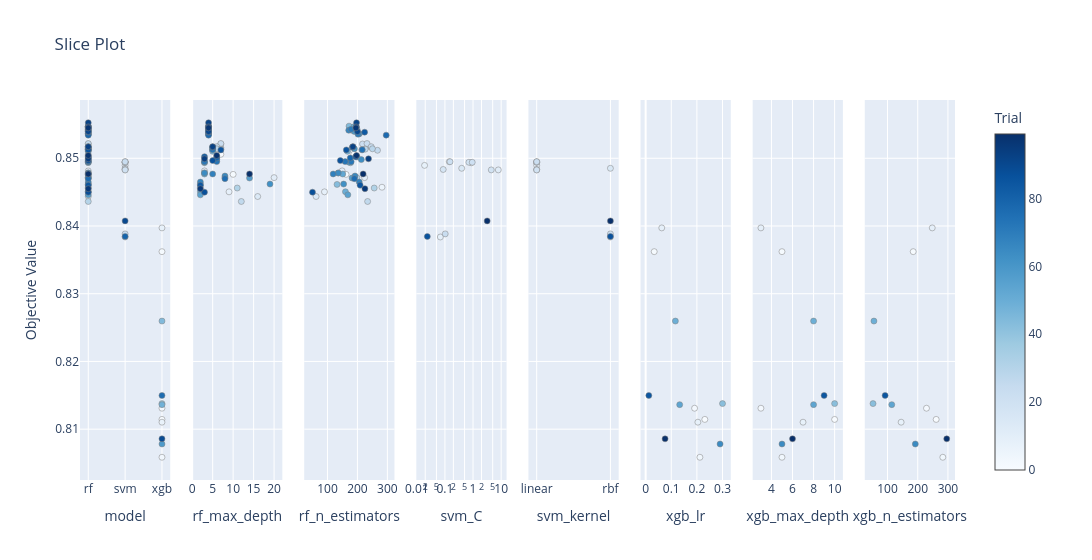

This figure's notebook cell:
### Code cell
# 3. Slice Plot
plot_slice(study).show()

### Figure 1 — Plotly figure (JSON) as saved in the notebook; plotly's stock layout.template omitted (floating-point values rounded to 4 significant figures)
{"data": [{"marker": {"color": [0, 1, 2, 3, 4, 5, 6, 7, 8, 9, 10, 11, 12, 13, 14, 15, 16, 17, 18, 19, 20, 21, 22, 23, 24, 25, 26, 27, 28, 29, 30, 31, 32, 33, 34, 35, 36, 37, 38, 39, 40, 41, 42, 43, 44, 45, 46, 47, 48, 49, 50, 51, 52, 53, 54, 55, 56, 57, 58, 59, 60, 61, 62, 63, 64, 65, 66, 67, 68, 69, 70, 71, 72, 73, 74, 75, 76, 77, 78, 79, 80, 81, 82, 83, 84, 85, 86, 87, 88, 89, 90, 91, 92, 93, 94, 95, 96, 97, 98, 99], "colorbar": {"title": {"text": "Trial"}, "x": 1, "xpad": 40}, "colorscale": [[0, "rgb(247,251,255)"], [0.125, "rgb(222,235,247)"], [0.25, "rgb(198,219,239)"], [0.375, "rgb(158,202,225)"], [0.5, "rgb(107,174,214)"], [0.625, "rgb(66,146,198)"], [0.75, "rgb(33,113,181)"], [0.875, "rgb(8,81,156)"], [1, "rgb(8,48,107)"]], "line": {"color": "Grey", "width": 0.5}, "showscale": true}, "mode": "markers", "name": "Feasible Trial", "showlegend": false, "type": "scatter", "x": ["xgb", "xgb", "xgb", "xgb", "svm", "rf", "rf", "xgb", "xgb", "svm", "rf", "svm", "svm", "rf", "svm", "rf", "rf", "svm", "rf", "svm", "svm", "svm", "svm", "svm", "svm", "rf", "rf", "rf", "rf", "rf", "rf", "rf", "rf", "rf", "rf", "rf", "rf", "rf", "xgb", "rf", "rf", "rf", "rf", "rf", "xgb", "rf", "rf", "rf", "xgb", "rf", "rf", "rf", "rf", "rf", "rf", "rf", "rf", "rf", "xgb", "rf", "rf", "rf", "rf", "rf", "rf", "rf", "rf", "rf", "rf", "rf", "rf", "rf", "rf", "rf", "rf", "rf", "xgb", "rf", "rf", "svm", "rf", "rf", "rf", "rf", "rf", "rf", "rf", "rf", "rf", "xgb", "svm", "rf", "rf", "rf", "rf", "rf", "rf", "rf", "rf", "rf"], "xaxis": "x", "y": [0.8114, 0.8362, 0.8131, 0.8059, 0.8493, 0.8506, 0.8476, 0.811, 0.8397, 0.8495, 0.8457, 0.849, 0.8384, 0.845, 0.8483, 0.8471, 0.8481, 0.8485, 0.8444, 0.8483, 0.8483, 0.8494, 0.8494, 0.8495, 0.8388, 0.8516, 0.8521, 0.8522, 0.8517, 0.8512, 0.8436, 0.8513, 0.8514, 0.8471, 0.8513, 0.8456, 0.8536, 0.8544, 0.8138, 0.8545, 0.8478, 0.8541, 0.8493, 0.8546, 0.826, 0.8546, 0.8461, 0.8547, 0.8136, 0.851, 0.8542, 0.8546, 0.8451, 0.8546, 0.8517, 0.8477, 0.8502, 0.8446, 0.8078, 0.8471, 0.8536, 0.8539, 0.8494, 0.8514, 0.8462, 0.8498, 0.8478, 0.8474, 0.8541, 0.8465, 0.8477, 0.8536, 0.8543, 0.8495, 0.8495, 0.8513, 0.815, 0.847, 0.8534, 0.8385, 0.85, 0.8545, 0.8502, 0.8516, 0.8539, 0.846, 0.8512, 0.8497, 0.845, 0.8086, 0.8408, 0.8539, 0.8552, 0.8517, 0.8499, 0.8546, 0.8455, 0.8545, 0.8504, 0.8477], "yaxis": "y"}, {"marker": {"color": [5, 6, 10, 13, 15, 16, 18, 25, 26, 27, 28, 29, 30, 31, 32, 33, 34, 35, 36, 37, 39, 40, 41, 42, 43, 45, 46, 47, 49, 50, 51, 52, 53, 54, 55, 56, 57, 59, 60, 61, 62, 63, 64, 65, 66, 67, 68, 69, 70, 71, 72, 73, 74, 75, 77, 78, 80, 81, 82, 83, 84, 85, 86, 87, 88, 91, 92, 93, 94, 95, 96, 97, 98, 99], "colorbar": {"title": {"text": "Trial"}, "x": 1, "xpad": 40}, "colorscale": [[0, "rgb(247,251,255)"], [0.125, "rgb(222,235,247)"], [0.25, "rgb(198,219,239)"], [0.375, "rgb(158,202,225)"], [0.5, "rgb(107,174,214)"], [0.625, "rgb(66,146,198)"], [0.75, "rgb(33,113,181)"], [0.875, "rgb(8,81,156)"], [1, "rgb(8,48,107)"]], "line": {"color": "Grey", "width": 0.5}, "showscale": false}, "mode": "markers", "name": "Feasible Trial", "showlegend": false, "type": "scatter", "x": [7, 10, 2, 9, 20, 3, 16, 7, 7, 7, 6, 5, 12, 7, 6, 8, 5, 11, 4, 4, 4, 3, 4, 3, 4, 4, 2, 4, 5, 4, 4, 2, 4, 5, 3, 6, 2, 14, 4, 4, 3, 5, 19, 6, 3, 8, 4, 2, 5, 4, 4, 3, 6, 5, 8, 4, 6, 4, 3, 5, 4, 2, 7, 5, 3, 4, 4, 5, 3, 4, 2, 4, 6, 14], "xaxis": "x2", "y": [0.8506, 0.8476, 0.8457, 0.845, 0.8471, 0.8481, 0.8444, 0.8516, 0.8521, 0.8522, 0.8517, 0.8512, 0.8436, 0.8513, 0.8514, 0.8471, 0.8513, 0.8456, 0.8536, 0.8544, 0.8545, 0.8478, 0.8541, 0.8493, 0.8546, 0.8546, 0.8461, 0.8547, 0.851, 0.8542, 0.8546, 0.8451, 0.8546, 0.8517, 0.8477, 0.8502, 0.8446, 0.8471, 0.8536, 0.8539, 0.8494, 0.8514, 0.8462, 0.8498, 0.8478, 0.8474, 0.8541, 0.8465, 0.8477, 0.8536, 0.8543, 0.8495, 0.8495, 0.8513, 0.847, 0.8534, 0.85, 0.8545, 0.8502, 0.8516, 0.8539, 0.846, 0.8512, 0.8497, 0.845, 0.8539, 0.8552, 0.8517, 0.8499, 0.8546, 0.8455, 0.8545, 0.8504, 0.8477], "yaxis": "y2"}, {"marker": {"color": [5, 6, 10, 13, 15, 16, 18, 25, 26, 27, 28, 29, 30, 31, 32, 33, 34, 35, 36, 37, 39, 40, 41, 42, 43, 45, 46, 47, 49, 50, 51, 52, 53, 54, 55, 56, 57, 59, 60, 61, 62, 63, 64, 65, 66, 67, 68, 69, 70, 71, 72, 73, 74, 75, 77, 78, 80, 81, 82, 83, 84, 85, 86, 87, 88, 91, 92, 93, 94, 95, 96, 97, 98, 99], "colorbar": {"title": {"text": "Trial"}, "x": 1, "xpad": 40}, "colorscale": [[0, "rgb(247,251,255)"], [0.125, "rgb(222,235,247)"], [0.25, "rgb(198,219,239)"], [0.375, "rgb(158,202,225)"], [0.5, "rgb(107,174,214)"], [0.625, "rgb(66,146,198)"], [0.75, "rgb(33,113,181)"], [0.875, "rgb(8,81,156)"], [1, "rgb(8,48,107)"]], "line": {"color": "Grey", "width": 0.5}, "showscale": false}, "mode": "markers", "name": "Feasible Trial", "showlegend": false, "type": "scatter", "x": [188, 162, 282, 90, 224, 149, 62, 228, 217, 232, 246, 267, 234, 226, 250, 198, 215, 256, 206, 189, 177, 136, 182, 177, 196, 196, 132, 172, 167, 199, 193, 160, 188, 185, 151, 199, 168, 182, 206, 190, 172, 190, 154, 213, 136, 192, 171, 206, 119, 202, 179, 179, 159, 216, 190, 296, 176, 195, 194, 183, 224, 209, 163, 143, 50, 200, 197, 185, 237, 196, 225, 195, 197, 219], "xaxis": "x3", "y": [0.8506, 0.8476, 0.8457, 0.845, 0.8471, 0.8481, 0.8444, 0.8516, 0.8521, 0.8522, 0.8517, 0.8512, 0.8436, 0.8513, 0.8514, 0.8471, 0.8513, 0.8456, 0.8536, 0.8544, 0.8545, 0.8478, 0.8541, 0.8493, 0.8546, 0.8546, 0.8461, 0.8547, 0.851, 0.8542, 0.8546, 0.8451, 0.8546, 0.8517, 0.8477, 0.8502, 0.8446, 0.8471, 0.8536, 0.8539, 0.8494, 0.8514, 0.8462, 0.8498, 0.8478, 0.8474, 0.8541, 0.8465, 0.8477, 0.8536, 0.8543, 0.8495, 0.8495, 0.8513, 0.847, 0.8534, 0.85, 0.8545, 0.8502, 0.8516, 0.8539, 0.846, 0.8512, 0.8497, 0.845, 0.8539, 0.8552, 0.8517, 0.8499, 0.8546, 0.8455, 0.8545, 0.8504, 0.8477], "yaxis": "y3"}, {"marker": {"color": [4, 9, 11, 12, 14, 17, 19, 20, 21, 22, 23, 24, 79, 90], "colorbar": {"title": {"text": "Trial"}, "x": 1, "xpad": 40}, "colorscale": [[0, "rgb(247,251,255)"], [0.125, "rgb(222,235,247)"], [0.25, "rgb(198,219,239)"], [0.375, "rgb(158,202,225)"], [0.5, "rgb(107,174,214)"], [0.625, "rgb(66,146,198)"], [0.75, "rgb(33,113,181)"], [0.875, "rgb(8,81,156)"], [1, "rgb(8,48,107)"]], "line": {"color": "Grey", "width": 0.5}, "showscale": false}, "mode": "markers", "name": "Feasible Trial", "showlegend": false, "type": "scatter", "x": [0.8674, 0.1434, 0.01896, 0.06892, 7.913, 0.395, 0.08705, 4.45, 0.7138, 0.9363, 0.1519, 0.1027, 0.02372, 3.18], "xaxis": "x4", "y": [0.8493, 0.8495, 0.849, 0.8384, 0.8483, 0.8485, 0.8483, 0.8483, 0.8494, 0.8494, 0.8495, 0.8388, 0.8385, 0.8408], "yaxis": "y4"}, {"marker": {"color": [4, 9, 11, 12, 14, 17, 19, 20, 21, 22, 23, 24, 79, 90], "colorbar": {"title": {"text": "Trial"}, "x": 1, "xpad": 40}, "colorscale": [[0, "rgb(247,251,255)"], [0.125, "rgb(222,235,247)"], [0.25, "rgb(198,219,239)"], [0.375, "rgb(158,202,225)"], [0.5, "rgb(107,174,214)"], [0.625, "rgb(66,146,198)"], [0.75, "rgb(33,113,181)"], [0.875, "rgb(8,81,156)"], [1, "rgb(8,48,107)"]], "line": {"color": "Grey", "width": 0.5}, "showscale": false}, "mode": "markers", "name": "Feasible Trial", "showlegend": false, "type": "scatter", "x": ["linear", "linear", "linear", "rbf", "linear", "rbf", "linear", "linear", "linear", "linear", "linear", "rbf", "rbf", "rbf"], "xaxis": "x5", "y": [0.8493, 0.8495, 0.849, 0.8384, 0.8483, 0.8485, 0.8483, 0.8483, 0.8494, 0.8494, 0.8495, 0.8388, 0.8385, 0.8408], "yaxis": "y5"}, {"marker": {"color": [0, 1, 2, 3, 7, 8, 38, 44, 48, 58, 76, 89], "colorbar": {"title": {"text": "Trial"}, "x": 1, "xpad": 40}, "colorscale": [[0, "rgb(247,251,255)"], [0.125, "rgb(222,235,247)"], [0.25, "rgb(198,219,239)"], [0.375, "rgb(158,202,225)"], [0.5, "rgb(107,174,214)"], [0.625, "rgb(66,146,198)"], [0.75, "rgb(33,113,181)"], [0.875, "rgb(8,81,156)"], [1, "rgb(8,48,107)"]], "line": {"color": "Grey", "width": 0.5}, "showscale": false}, "mode": "markers", "name": "Feasible Trial", "showlegend": false, "type": "scatter", "x": [0.231, 0.03346, 0.191, 0.2117, 0.2038, 0.06288, 0.2999, 0.1161, 0.1328, 0.2904, 0.01239, 0.07586], "xaxis": "x6", "y": [0.8114, 0.8362, 0.8131, 0.8059, 0.811, 0.8397, 0.8138, 0.826, 0.8136, 0.8078, 0.815, 0.8086], "yaxis": "y6"}, {"marker": {"color": [0, 1, 2, 3, 7, 8, 38, 44, 48, 58, 76, 89], "colorbar": {"title": {"text": "Trial"}, "x": 1, "xpad": 40}, "colorscale": [[0, "rgb(247,251,255)"], [0.125, "rgb(222,235,247)"], [0.25, "rgb(198,219,239)"], [0.375, "rgb(158,202,225)"], [0.5, "rgb(107,174,214)"], [0.625, "rgb(66,146,198)"], [0.75, "rgb(33,113,181)"], [0.875, "rgb(8,81,156)"], [1, "rgb(8,48,107)"]], "line": {"color": "Grey", "width": 0.5}, "showscale": false}, "mode": "markers", "name": "Feasible Trial", "showlegend": false, "type": "scatter", "x": [10, 5, 3, 5, 7, 3, 10, 8, 8, 5, 9, 6], "xaxis": "x7", "y": [0.8114, 0.8362, 0.8131, 0.8059, 0.811, 0.8397, 0.8138, 0.826, 0.8136, 0.8078, 0.815, 0.8086], "yaxis": "y7"}, {"marker": {"color": [0, 1, 2, 3, 7, 8, 38, 44, 48, 58, 76, 89], "colorbar": {"title": {"text": "Trial"}, "x": 1, "xpad": 40}, "colorscale": [[0, "rgb(247,251,255)"], [0.125, "rgb(222,235,247)"], [0.25, "rgb(198,219,239)"], [0.375, "rgb(158,202,225)"], [0.5, "rgb(107,174,214)"], [0.625, "rgb(66,146,198)"], [0.75, "rgb(33,113,181)"], [0.875, "rgb(8,81,156)"], [1, "rgb(8,48,107)"]], "line": {"color": "Grey", "width": 0.5}, "showscale": false}, "mode": "markers", "name": "Feasible Trial", "showlegend": false, "type": "scatter", "x": [261, 185, 229, 283, 145, 248, 52, 55, 114, 192, 92, 296], "xaxis": "x8", "y": [0.8114, 0.8362, 0.8131, 0.8059, 0.811, 0.8397, 0.8138, 0.826, 0.8136, 0.8078, 0.815, 0.8086], "yaxis": "y8"}], "layout": {"title": {"text": "Slice Plot"}, "width": 2400, "xaxis": {"anchor": "y", "categoryarray": ["rf", "svm", "xgb"], "categoryorder": "array", "domain": [0, 0.1031], "title": {"text": "model"}, "type": "category"}, "xaxis2": {"anchor": "y2", "domain": [0.1281, 0.2312], "title": {"text": "rf_max_depth"}}, "xaxis3": {"anchor": "y3", "domain": [0.2562, 0.3594], "title": {"text": "rf_n_estimators"}}, "xaxis4": {"anchor": "y4", "domain": [0.3844, 0.4875], "title": {"text": "svm_C"}, "type": "log"}, "xaxis5": {"anchor": "y5", "categoryarray": ["linear", "rbf"], "categoryorder": "array", "domain": [0.5125, 0.6156], "title": {"text": "svm_kernel"}, "type": "category"}, "xaxis6": {"anchor": "y6", "domain": [0.6406, 0.7438], "title": {"text": "xgb_lr"}}, "xaxis7": {"anchor": "y7", "domain": [0.7688, 0.8719], "title": {"text": "xgb_max_depth"}}, "xaxis8": {"anchor": "y8", "domain": [0.8969, 1], "title": {"text": "xgb_n_estimators"}}, "yaxis": {"anchor": "x", "domain": [0, 1], "title": {"text": "Objective Value"}}, "yaxis2": {"anchor": "x2", "domain": [0, 1], "matches": "y", "showticklabels": false}, "yaxis3": {"anchor": "x3", "domain": [0, 1], "matches": "y", "showticklabels": false}, "yaxis4": {"anchor": "x4", "domain": [0, 1], "matches": "y", "showticklabels": false}, "yaxis5": {"anchor": "x5", "domain": [0, 1], "matches": "y", "showticklabels": false}, "yaxis6": {"anchor": "x6", "domain": [0, 1], "matches": "y", "showticklabels": false}, "yaxis7": {"anchor": "x7", "domain": [0, 1], "matches": "y", "showticklabels": false}, "yaxis8": {"anchor": "x8", "domain": [0, 1], "matches": "y", "showticklabels": false}}}
